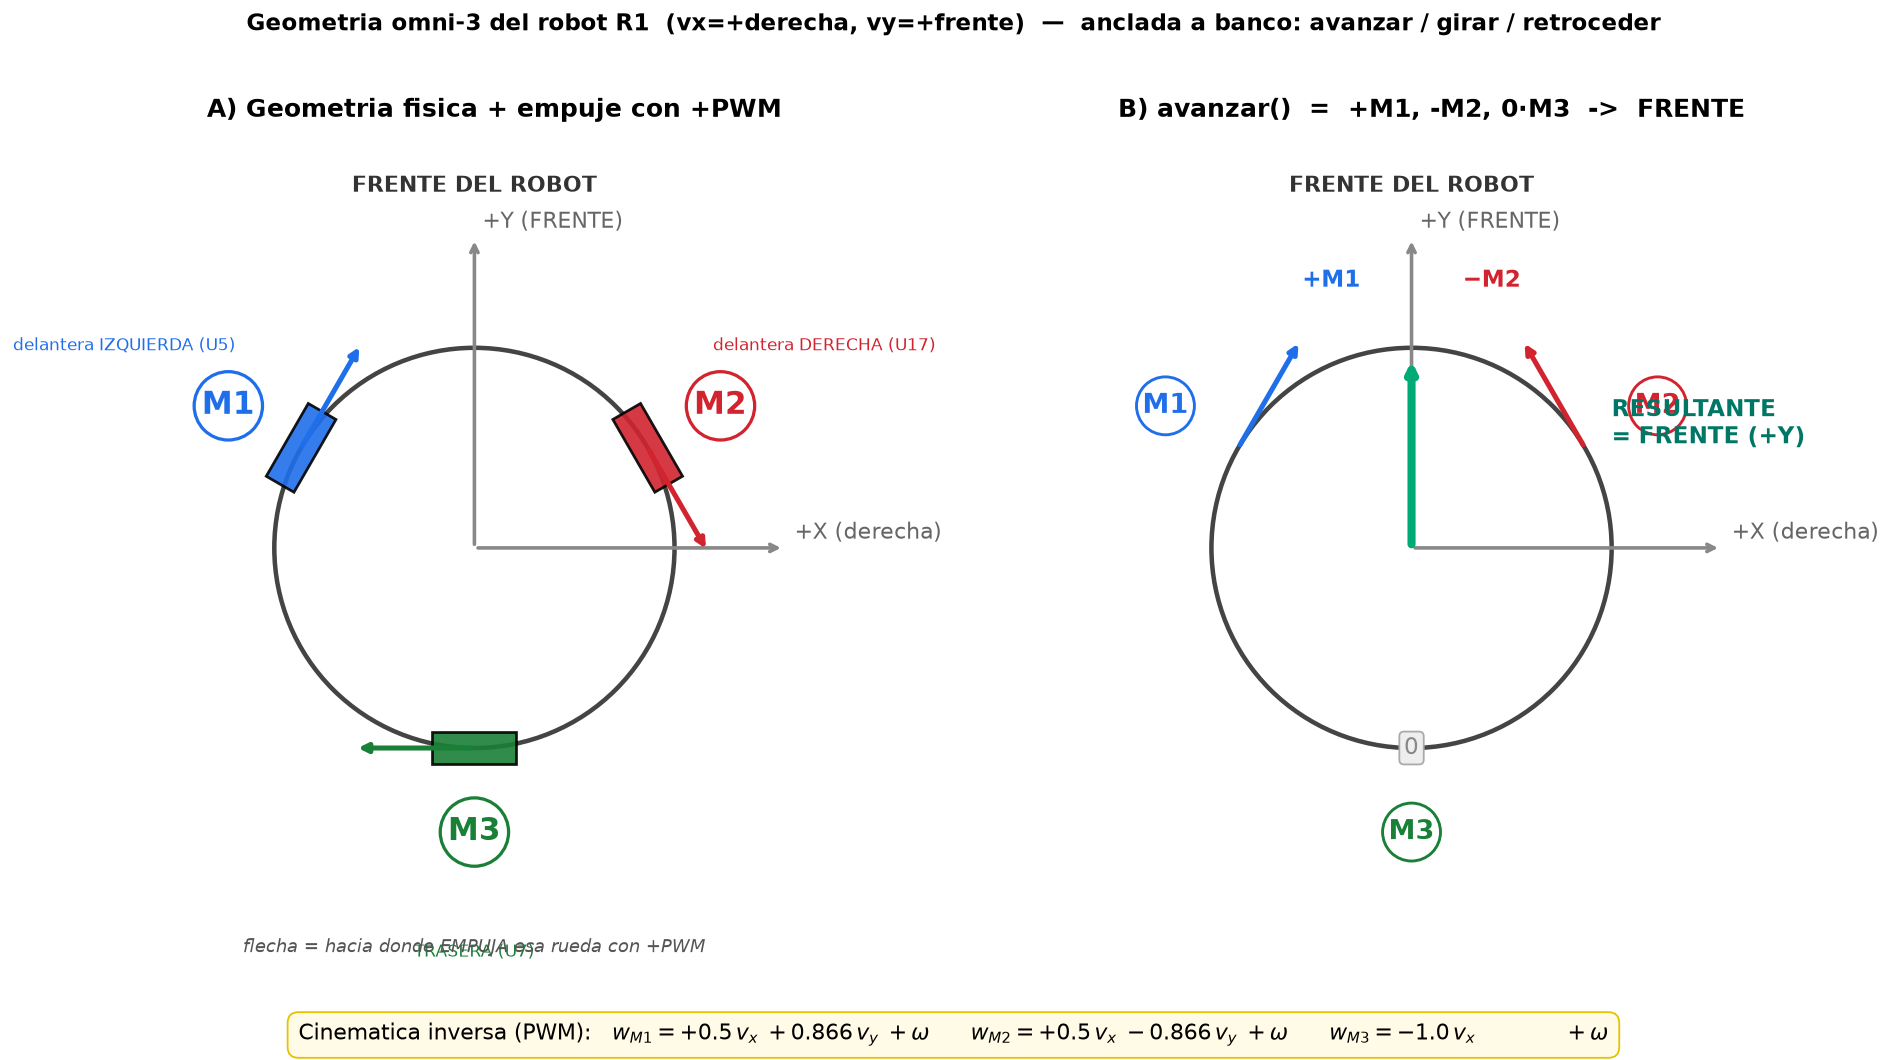

Here is the Python script that generated this plot:
import matplotlib
matplotlib.use("Agg")
import matplotlib.pyplot as plt
import numpy as np
from matplotlib.patches import Circle, FancyArrow, Rectangle
import math

def rot(x, y, deg):
    a = math.radians(deg)
    return (x*math.cos(a)-y*math.sin(a), x*math.sin(a)+y*math.cos(a))

# --- datos de la geometria (anclados a banco) ---
Rc = 1.0                      # radio del chasis (normalizado)
# Posiciones FISICAS de cada rueda (angulo desde +X, CCW)
pos = {"M1":150, "M2":30, "M3":270}
# Direccion de EMPUJE con +PWM (= roll dir = posicion - 90, tangente CW)
push = {"M1":60, "M2":-60, "M3":180}
names = {"M1":"delantera IZQUIERDA (U5)",
         "M2":"delantera DERECHA (U17)",
         "M3":"TRASERA (U7)"}
col = {"M1":"#1f6feb", "M2":"#d1242f", "M3":"#1a7f37"}

fig, (axA, axB) = plt.subplots(1, 2, figsize=(15, 7.6))

def draw_chassis(ax, title):
    ax.add_patch(Circle((0,0), Rc, fill=False, lw=2.5, ec="#444"))
    # ejes del robot
    ax.annotate("", xy=(1.55,0), xytext=(0,0),
                arrowprops=dict(arrowstyle="->", lw=2, color="#888"))
    ax.annotate("", xy=(0,1.55), xytext=(0,0),
                arrowprops=dict(arrowstyle="->", lw=2, color="#888"))
    ax.text(1.6,0.02,"+X (derecha)", color="#666", fontsize=12, va="bottom")
    ax.text(0.04,1.6,"+Y (FRENTE)", color="#666", fontsize=12, ha="left")
    ax.text(0,1.78,"FRENTE DEL ROBOT", ha="center", fontsize=12, weight="bold", color="#333")
    ax.set_xlim(-2.1,2.3); ax.set_ylim(-2.1,2.1); ax.set_aspect("equal")
    ax.axis("off"); ax.set_title(title, fontsize=14, weight="bold")

# ---------- Panel A: geometria + empuje +PWM ----------
draw_chassis(axA, "A) Geometria fisica + empuje con +PWM")
for k in ["M1","M2","M3"]:
    px, py = rot(Rc, 0, pos[k])
    # dibujar la rueda como rectangulo orientado segun roll (perpendicular al eje)
    rdir = push[k]
    w, h = 0.42, 0.16
    rect = Rectangle((-w/2,-h/2), w, h, angle=rdir, rotation_point="center",
                     facecolor=col[k], edgecolor="black", lw=1.5, alpha=0.9)
    t = matplotlib.transforms.Affine2D().translate(px,py) + axA.transData
    rect.set_transform(t)
    axA.add_patch(rect)
    # flecha de empuje +PWM (desde el centro de la rueda en direccion roll)
    dx, dy = rot(0.6, 0, rdir)
    axA.annotate("", xy=(px+dx, py+dy), xytext=(px,py),
                 arrowprops=dict(arrowstyle="-|>", lw=2.8, color=col[k]))
    # etiqueta
    lx, ly = rot(1.42, 0, pos[k])
    axA.text(lx, ly, k, color=col[k], fontsize=17, weight="bold",
             ha="center", va="center",
             bbox=dict(boxstyle="circle,pad=0.25", fc="white", ec=col[k], lw=1.8))
    # nombre fisico afuera
    nx, ny = rot(2.02, 0, pos[k])
    axA.text(nx, ny, names[k], color=col[k], fontsize=9.5, ha="center", va="center")
axA.text(0,-2.02,"flecha = hacia donde EMPUJA esa rueda con +PWM",
         ha="center", fontsize=10, style="italic", color="#555")

# ---------- Panel B: avanzar() = forward ----------
draw_chassis(axB, "B) avanzar()  =  +M1, -M2, 0·M3  ->  FRENTE")
combos = {"M1": +1, "M2": -1, "M3": 0}   # signos de avanzar()
res = np.array([0.0,0.0])
for k in ["M1","M2","M3"]:
    s = combos[k]
    px, py = rot(Rc, 0, pos[k])
    lx, ly = rot(1.42, 0, pos[k])
    axB.text(lx, ly, k, color=col[k], fontsize=15, weight="bold",
             ha="center", va="center",
             bbox=dict(boxstyle="circle,pad=0.22", fc="white", ec=col[k], lw=1.6))
    if s == 0:
        axB.text(px, py, "0", color="#888", fontsize=13, ha="center", va="center",
                 bbox=dict(boxstyle="round,pad=0.2", fc="#eee", ec="#aaa"))
        continue
    rdir = push[k] if s>0 else (push[k]+180)
    dx, dy = rot(0.62, 0, rdir)
    axB.annotate("", xy=(px+dx, py+dy), xytext=(px,py),
                 arrowprops=dict(arrowstyle="-|>", lw=2.8, color=col[k]))
    sign = "+" if s>0 else "−"
    axB.text(px+dx*1.5, py+dy*1.5, sign+k, color=col[k],
             fontsize=13, ha="center", weight="bold")
    fx, fy = rot(1.0, 0, rdir)
    res += np.array([fx, fy])
# resultante (a la derecha, lejos del texto FRENTE)
axB.annotate("", xy=(res[0]*0.55, res[1]*0.55), xytext=(0,0),
             arrowprops=dict(arrowstyle="-|>", lw=4.5, color="#0a7"))
axB.text(1.0, 0.62, "RESULTANTE\n= FRENTE (+Y)",
         color="#076", fontsize=12.5, weight="bold", va="center", ha="left")

# matriz al pie
mtx = (r"$w_{M1} = +0.5\,v_x \; + 0.866\,v_y \; + \omega$"  "\n"
       r"$w_{M2} = +0.5\,v_x \; - 0.866\,v_y \; + \omega$"  "\n"
       r"$w_{M3} = -1.0\,v_x \;\;\;\;\;\;\;\;\;\;\;\;\;\;\; + \omega$")
fig.text(0.5, -0.02, "Cinematica inversa (PWM):   "+mtx.replace("\n","      "),
         ha="center", fontsize=12,
         bbox=dict(boxstyle="round,pad=0.5", fc="#fffbe6", ec="#e6c200"))
fig.suptitle("Geometria omni-3 del robot R1  (vx=+derecha, vy=+frente)  —  anclada a banco: avanzar / girar / retroceder",
             fontsize=13, weight="bold", y=1.02)
plt.tight_layout()
out="/tmp/claude-0/-home-user-open-soccer-robocup-team2026/4a2c922a-7d17-58ed-8650-0e478a96d6c8/scratchpad/geometria_robot.png"
plt.savefig(out, dpi=130, bbox_inches="tight", facecolor="white")
print("OK", out)
